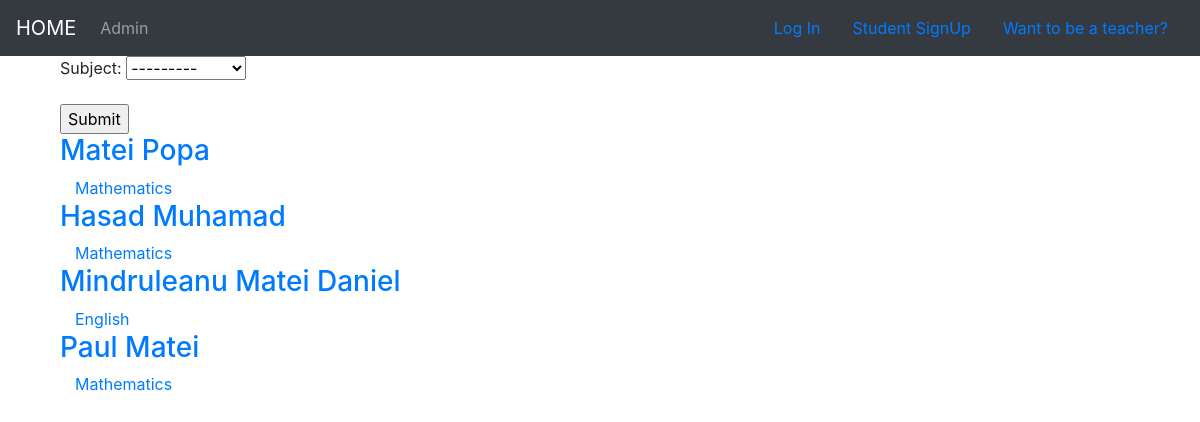
The page /teachers on the database its author committed.
### accounts/models.py (models this page shows, shortened)
class Teacher(models.Model):
    user = models.OneToOneField(User, on_delete=models.CASCADE, primary_key=True)
    subject = models.ForeignKey(Subject, on_delete=models.SET_NULL, null=True)
    price = models.IntegerField(default=100)

class User(AbstractUser):
    phone_number = models.CharField(max_length=10,blank=False, validators=[phone_number_validator], unique=True)
    email = models.EmailField(unique=True)
    is_student = models.BooleanField(default=False)
    is_teacher = models.BooleanField(default=False)

class Subject(models.Model):
    name = models.CharField(max_length=264)
    def __str__(self):
        return self.name

### invicta/views.py (the view)
# urls.py: path('teachers',views.ListTeachers.as_view(),name="all_teachers"),
class ListTeachers(FilterView):
    model = Teacher
    template_name = 'all_teachers.html'
    filterset_class = TeacherFilter

### templates/all_teachers.html
{% extends "base.html" %}
{% block content %}
    <div class="col-md-8">
        <div class="list-teacher">
            <form action="" method="get">
                {{ filter.form.as_p }}
                <input type="submit" />
            </form>
            {% for teacher in object_list %}
                <a class="list-teacher-item" href="{% url 'profiles:profile_detail' slug=teacher.profile.slug %}">
                    <h3 class="title list-group-item-heading">{{ teacher.user.first_name }} {{ teacher.user.last_name }}</h3>
                    <div class="list-group-item-text container-fluid">
                        {{ teacher.subject }}
                    </div>
                </a>
            {% endfor %}
        </div>
    </div>
{% endblock %}

### rows shown on the page
Teacher: user.first_name "Matei", user.last_name "Popa", subject "Mathematics"
Teacher: user.first_name "Hasad", user.last_name "Muhamad", subject "Mathematics"
Teacher: user.first_name "Mindruleanu", user.last_name "Matei Daniel", subject "English"
Teacher: user.first_name "Paul", user.last_name "Matei", subject "Mathematics"
